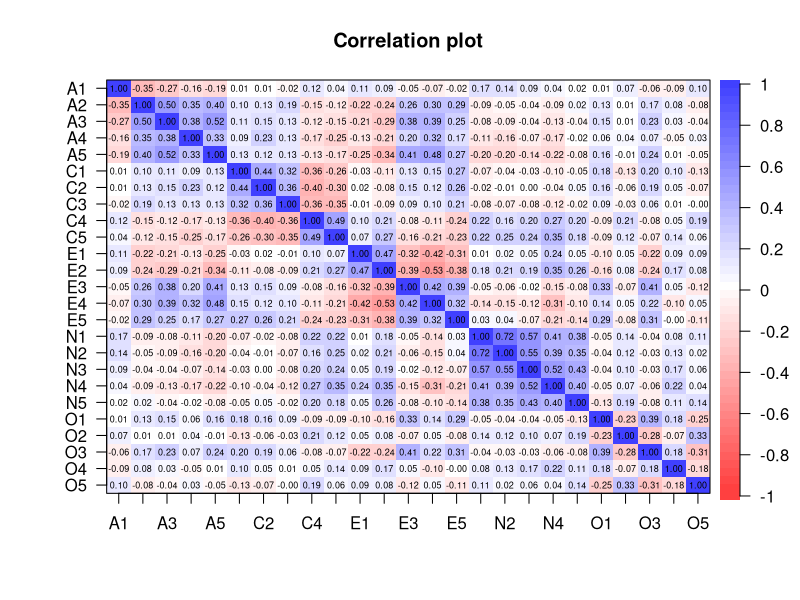

Recreate this plot in R.
## ----setup, include=FALSE------------------------------------------------
knitr::opts_chunk$set(cache=TRUE)


## ------------------------------------------------------------------------
library(psych)

dim(bfi)
names(bfi)


## ----message = FALSE-----------------------------------------------------
library(tidyverse)

data <- bfi %>% 
  select(-gender, -education, -age) %>% 
  filter(complete.cases(.))


## ------------------------------------------------------------------------
cor.plot(cor(data))


## ------------------------------------------------------------------------
decomp <- prcomp(data)
summary(decomp)$importance[,1:3]

cum_prop <- decomp %>% 
  summary %>% 
  .[["importance"]] %>% 
  .["Cumulative Proportion",]

which(cum_prop > 0.8)


## ------------------------------------------------------------------------
Lhat <- decomp$rotation[,1:14] %*% 
  diag(decomp$sdev[1:14])
Psi_hat <- diag(cov(data) - tcrossprod(Lhat))

sum((cov(data) - tcrossprod(Lhat) - diag(Psi_hat))^2)
sum(diag(cov(data)))

